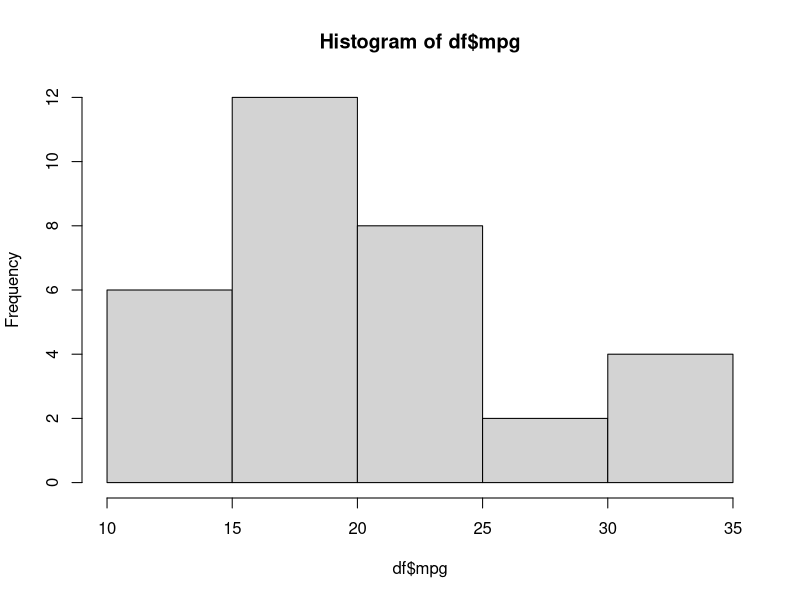
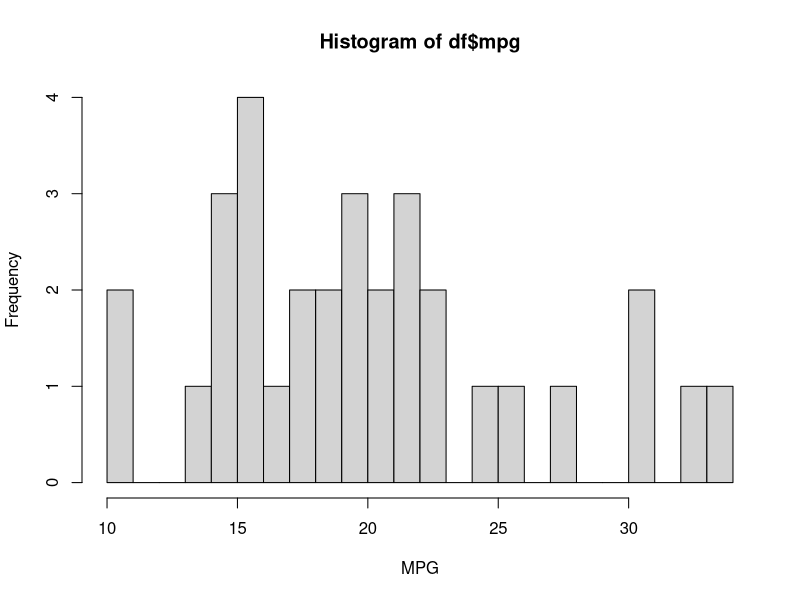
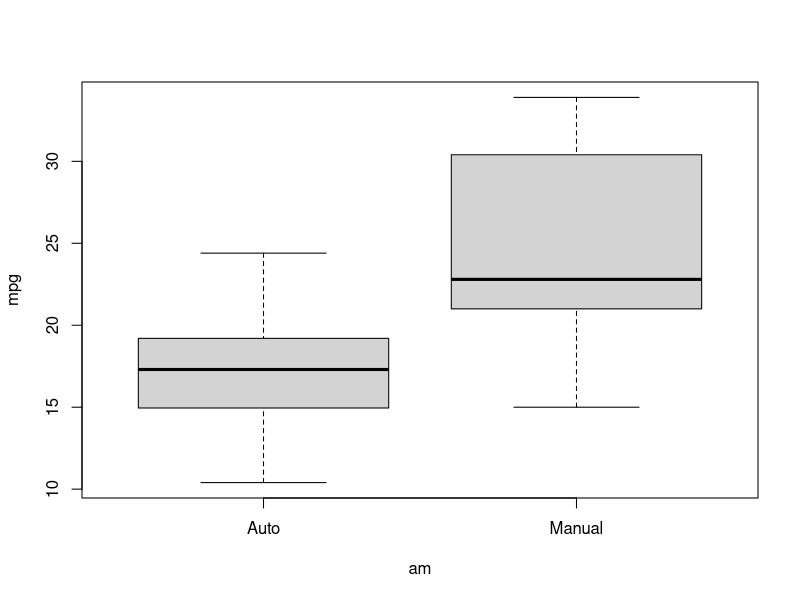
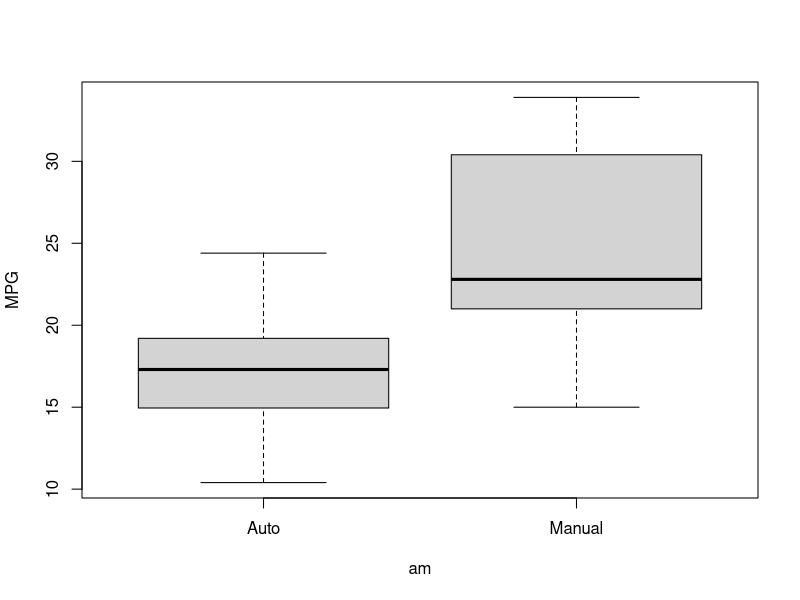
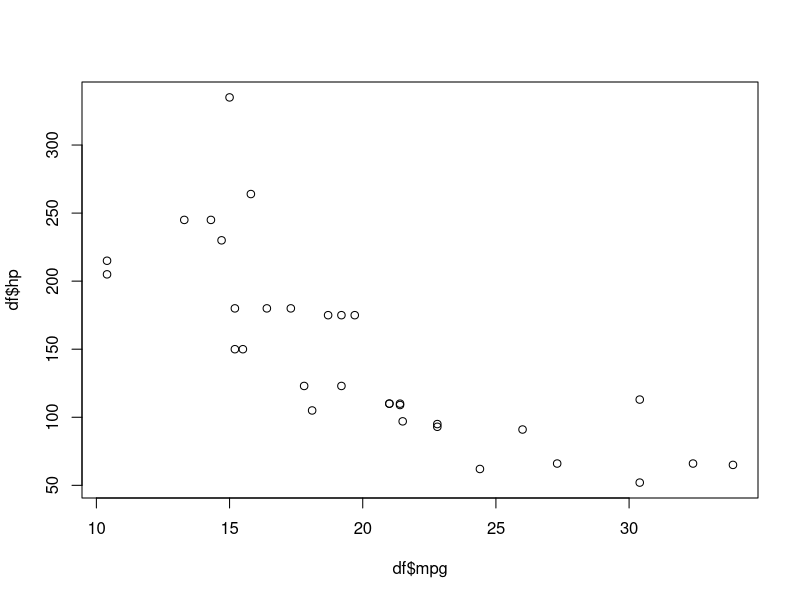
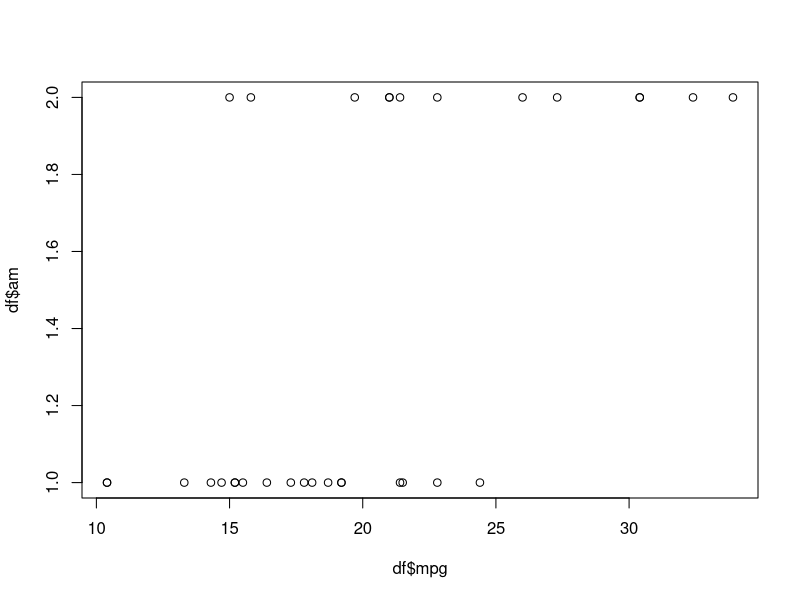
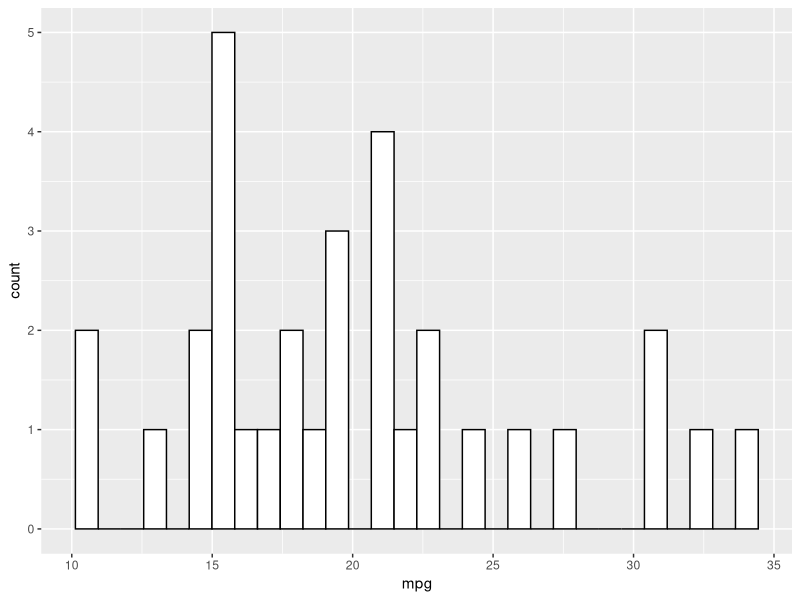
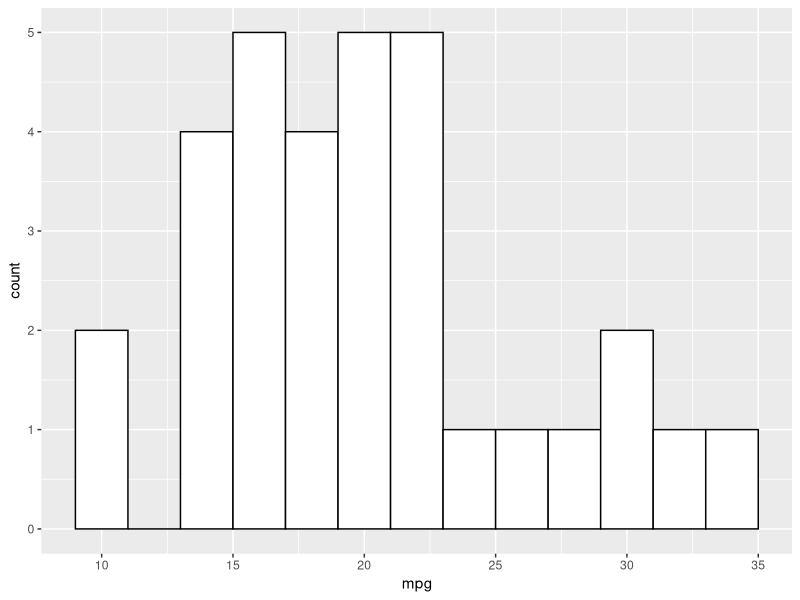

Write R code to recreate these figures, in order. (Note: this script raises an error after producing the figures.)
df <- mtcars

df$vs <- factor(df$vs, labels = c("V", "S"))
df$am <- factor(df$am, labels = c("Auto", "Manual"))

hist(df$mpg)
hist(df$mpg, breaks = 20, xlab = "MPG")

boxplot(mpg ~ am, df)
boxplot(mpg ~ am, df, ylab = "MPG")

plot(df$mpg, df$hp)
plot(df$mpg, df$am) # not usefull to use factor variable

library(ggplot2)

ggplot(df, aes(x = mpg)) + geom_histogram(fill = "white", col = "black")
ggplot(df, aes(x = mpg)) + geom_histogram(fill = "white", col = "black", binwidth = 2)

ggplot(df, aes(x = mpg)) + geom_dotplot()
ggplot(df, aes(x = mpg, fill = am)) + geom_dotplot()

ggplot(df, aes(x = mpg)) + geom_density(fill = "red")
ggplot(df, aes(x = mpg, fill = am)) + geom_density()
ggplot(df, aes(x = mpg, fill = am)) + geom_density(alpha = 0.4)


ggplot(df, aes(x = am, y = hp)) + geom_boxplot()
ggplot(df, aes(x = am, y = hp, col = vs)) + geom_boxplot()

ggplot(df, aes(x = mpg, y = hp)) + geom_point()
ggplot(df, aes(x = mpg, y = hp)) + geom_point(size = 6)
ggplot(df, aes(x = mpg, y = hp, col = vs)) + geom_point(size = 6)

ggplot(df, aes(x = mpg, y = hp, col = vs, size = qsec)) + geom_point()

myPlot <- ggplot(df, aes(x = mpg, y = hp, col = vs, size = qsec)) + geom_point()
myPlot

myPlot2 <- ggplot(df, aes(x = am, y = hp, col = vs))
myPlot2 + geom_boxplot()

# 1st task
df <- airquality
str(df)
ggplot(df, aes(x = Month, y = Ozone, group = Month)) + geom_boxplot()

# 2nd task
df <- mtcars
?mtcars
ggplot(df, aes(x = mpg, y = disp, col = hp)) + geom_point()

# 3rd task
ggplot(iris, aes(Sepal.Length)) + geom_histogram(aes(col = Species))
ggplot(iris, aes(Sepal.Length, col = Species)) + geom_histogram()
ggplot(iris, aes(Sepal.Length, fill = Species)) + geom_histogram() # correct
ggplot(iris, aes(Sepal.Length)) + geom_histogram(fill = Species)
ggplot(iris, aes(Sepal.Length)) + geom_histogram(aes(fill = Species)) # correct

# 4th task
ggplot(iris, aes(Sepal.Length, Sepal.Width, col = Species)) + 
  geom_point(aes(size = Petal.Length))
